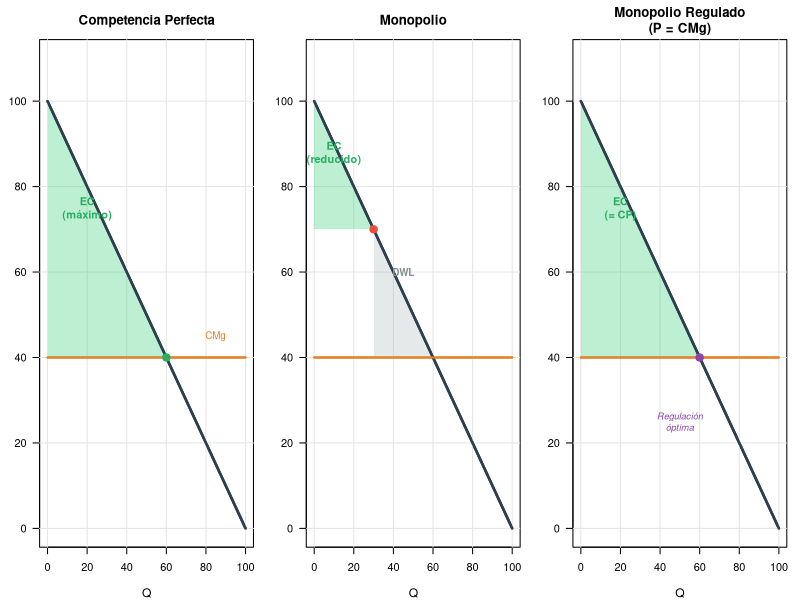

Write the R code that produced this figure.
# Script R para generar gráfico de Excedente del Consumidor (Pregunta 41)
# Compara CP, Monopolio y Monopolio Regulado

# Definir archivo de salida
output_file <- "images/q41_excedente_consumidor.png"
dir.create(dirname(output_file), showWarnings = FALSE, recursive = TRUE)

# Abrir dispositivo PNG
png(output_file, width = 7, height = 6, units = "in", res = 300)

# Configurar para tres gráficos horizontales
par(mfrow = c(1, 3), mar = c(4, 3, 3, 1), family = "sans")

# Parámetros comunes
Q <- seq(0, 100, length.out = 500)
P_demanda <- 100 - Q
CMg <- rep(40, length(Q))
Q_cp <- 60
P_cp <- 40
Q_monopolio <- 30
P_monopolio <- 70

# ============ GRÁFICO 1: Competencia Perfecta ============
plot(Q, P_demanda, type = "l", lwd = 2.5, col = "#2C3E50",
     xlim = c(0, 100), ylim = c(0, 110),
     xlab = "Q", ylab = "P",
     main = "Competencia Perfecta",
     cex.lab = 1.1, cex.main = 1.2, las = 1)
grid(col = "gray90", lty = 1)
lines(Q, CMg, lwd = 2, col = "#E67E22")

# Excedente del consumidor (área bajo demanda, sobre precio)
polygon(c(0, Q_cp, 0),
        c(100, P_cp, P_cp),
        col = rgb(46, 204, 113, alpha = 80, maxColorValue = 255),
        border = NA)

# Redibujar curvas
lines(Q, P_demanda, lwd = 2.5, col = "#2C3E50")
lines(Q, CMg, lwd = 2, col = "#E67E22")
points(Q_cp, P_cp, pch = 19, cex = 1.5, col = "#27AE60")

text(20, 75, "EC\n(máximo)", cex = 1, font = 2, col = "#27AE60")
text(85, 45, "CMg", cex = 0.9, col = "#E67E22")

# ============ GRÁFICO 2: Monopolio ============
plot(Q, P_demanda, type = "l", lwd = 2.5, col = "#2C3E50",
     xlim = c(0, 100), ylim = c(0, 110),
     xlab = "Q", ylab = "",
     main = "Monopolio",
     cex.lab = 1.1, cex.main = 1.2, las = 1)
grid(col = "gray90", lty = 1)
lines(Q, CMg, lwd = 2, col = "#E67E22")

# Excedente del consumidor (reducido)
polygon(c(0, Q_monopolio, 0),
        c(100, P_monopolio, P_monopolio),
        col = rgb(46, 204, 113, alpha = 80, maxColorValue = 255),
        border = NA)

# Pérdida de eficiencia
polygon(c(Q_monopolio, Q_cp, Q_monopolio),
        c(P_monopolio, P_cp, P_cp),
        col = rgb(149, 165, 166, alpha = 60, maxColorValue = 255),
        border = NA)

lines(Q, P_demanda, lwd = 2.5, col = "#2C3E50")
lines(Q, CMg, lwd = 2, col = "#E67E22")
points(Q_monopolio, P_monopolio, pch = 19, cex = 1.5, col = "#E74C3C")

text(10, 88, "EC\n(reducido)", cex = 1, font = 2, col = "#27AE60")
text(45, 60, "DWL", cex = 0.9, font = 2, col = "#7F8C8D")

# ============ GRÁFICO 3: Monopolio Regulado (P = CMg) ============
plot(Q, P_demanda, type = "l", lwd = 2.5, col = "#2C3E50",
     xlim = c(0, 100), ylim = c(0, 110),
     xlab = "Q", ylab = "",
     main = "Monopolio Regulado\n(P = CMg)",
     cex.lab = 1.1, cex.main = 1.2, las = 1)
grid(col = "gray90", lty = 1)
lines(Q, CMg, lwd = 2, col = "#E67E22")

# Excedente del consumidor (igual a CP)
polygon(c(0, Q_cp, 0),
        c(100, P_cp, P_cp),
        col = rgb(46, 204, 113, alpha = 80, maxColorValue = 255),
        border = NA)

lines(Q, P_demanda, lwd = 2.5, col = "#2C3E50")
lines(Q, CMg, lwd = 2, col = "#E67E22")
points(Q_cp, P_cp, pch = 19, cex = 1.5, col = "#8E44AD")

text(20, 75, "EC\n(= CP)", cex = 1, font = 2, col = "#27AE60")
text(50, 25, "Regulación\nóptima", cex = 0.85, font = 3, col = "#8E44AD")

dev.off()

cat("✓ Gráfico de excedente del consumidor guardado en:", output_file, "\n")
